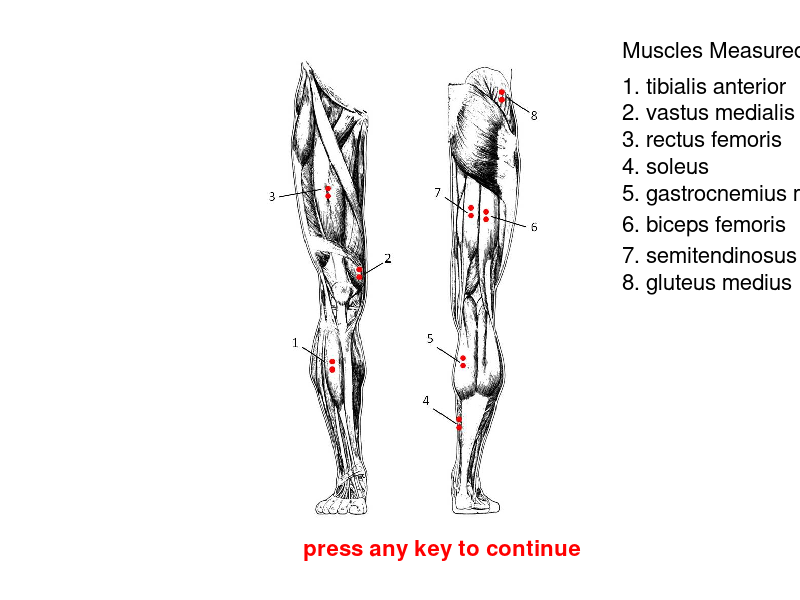

Write MATLAB code to recreate this figure.
% MATLAB in the Human Movement Sciences
% Exam
%
% Rolf van de Langenberg
%
% Start with a clean sheet:
clear all;close all;clc
%
% A well-known hypothesis in motor control is the so-called muscle synergy hypothesis.
% It states that, when performing a complex motor task (such as walking),
% we do NOT control the many muscles involved in the task individually.
% Rather, we control a relatively small number of 'muscle synergies'.
% In doing so, the number of units to be controlled (a few muscle synergies instead of many muscles)
% decreases and motor control becomes more efficient.
%
% IF motor control works in this way (a big IF!), then we should be able to somehow uncover
% the synergies that are involved in the execution of a complex motor task.
% The task we will look at today is walking.
%
% We will try to uncover the muscle synergies used in walking at preferred and fast speed
% by measuring the activity of 8 muscles (see fig1 below).

% First, we open the directory containing all exam material...
examfolder = uigetdir([],'PLEASE SELECT EXAM DIRECTORY');
cd(examfolder)

load('musclefig.mat');
fig1 = imshow(musclefig);
set(gcf, 'Position', get(0,'Screensize')); % Maximize figure

textstring = ...
    sprintf(['Muscles Measured:\n',...
    '\n',...
    '1. tibialis anterior\n',...
    '2. vastus medialis\n',...
    '3. rectus femoris\n',...
    '4. soleus\n',...
    '5. gastrocnemius medialis\n',...
    '6. biceps femoris\n',...
    '7. semitendinosus\n',...
    '8. gluteus medius\n']);

labels = text(size(musclefig,2)+50,250,textstring,'fontsize',16);
text(size(musclefig,2)/5,size(musclefig,1)+30,'press any key to continue','fontsize',16,'color','r','fontweight','bold');shg

pause

% In the data directory you will find two mat-files named walking_fast.mat and walking_preferred.mat.
% These mat-files contain the data of two walking trials: one at preferred speed and one at fast speed.
% This is the data we will work with in the exam.



%% OK then, let the exam begin!



%% Q0: I will first help you along with some familiar commands:

% Start with a clean sheet:
clear all; clc % I will leave the figure open...

% Let user open the data directory...
datafolder = uigetdir([],'SELECT DATA DIRECTORY');
% Make the data directory the current directory
cd(datafolder)

% Read data:
files2load = dir('walking_*.mat');



%% Q1: load the first file in files2load (i.e. it should be the file 'walking_fast.mat'):



%% Q2: The EMG data of the 8 muscles are hidden in a cell array.
%      Please make the matrix EMG (i.e. of data type 'double' not 'cell'), containing 8 columns: one for each muscle.

% -->  If you can't do this, please load 'fast_alternative.mat' instead, so that you can continue with the exam.



%% Q3: Create the vector 'time', which contains the time, in seconds, belonging to each sample.
%      Use the sampling frequency you find in your workspace.

% -->      If you can't do this, please load 'time_fast.mat' instead, so that you can continue with the exam.



%% Q4: Now that we have some EMG data, please demonstrate that you can preprocess them.
%      More specifically, preprocess ONLY the first column of the EMG matrix of Q2 (i.e. vastus medialis)
%      according to the following steps:

%      1. Remove the offset based on the first 0.1 seconds of the trial
%      2. Filter the data (3rd order recursive Butterworth filter)
%      3. Rectify the data
%      4. Smooth the data (window width: 0.1 seconds)
%
%      The smoothed vastus medialis (vm) EMG is all you need. Give this vector the following name: 'EMG_vm_smooth'.



%% Q4: OK, so you can preprocess data for 1 muscle.
%      Can you also make a for-loop, in which you preprocess the data of all 8 muscles in this way?
%      The smoothed EMG of all muscles is all you need. Give this matrix (many rows, 8 columns) the following name: 'EMG_smooth'.

% -->  If you can't do this, please load 'EMG_smooth.mat' instead, so that you can continue with the exam.



% In addition to this preprocessing, synergy extraction also requires that each muscle's EMG is normalised to unit variance.
% This means that all data in a single column need to be divided by the STANDARD DEVIATION of that column.



%% Q5: Please write and save the short function 'unitvariance.m', which has a single column vector as its input,
%      and that single column vector NORMALISED TO UNIT VARIANCE as its output.
%      Subsequently, use this little function to normalise each column of the matrix 'EMG_smooth' in this way. (for-loop!)
%      Give the resulting matrix the following name: 'EMG_unit'.

% -->  If you can't write this minuscule function, normalise all columns of 'EMG_smooth' without using a function.

% -->  If you can't do this either, please load 'EMG_unit.mat' instead, so that you can continue with the exam.



% Now that we have preprocessed and normalised all EMG data for this fast walking trial, we can start thinking of extracting synergies.
% We should, however, only extract synergies from the middle of the trial, where we have steady-state walking.
% The part of the trial in which we have steady-state walking is indicated in the vector 'Markers' (see workspace).
% This vector contains 8 moments in time (in seconds) at which the right foot struck the laboratory floor.
% We will extract 3 synergies from the EMG data of the 7 (steady-state) walking cycles that are enclosed by these 8 markers.



%% Q6: First, please turn all data that fall OUTSIDE these 8 markers into NaN.
%      This is not as easy as it looks, so here's a few hints:
%
%      1. First have MATLAB determine the samples in the vector 'time' that correspond to the times in seconds given in the vector 'Markers'.
%         The question is: Where is the vector 'time' equal to the i-th element in the vector Markers?
%         Use a for-loop to do this one element (of the vector 'Markers') at a time.
%
%      2. Then use these sample numbers to turn the irrelevant data in the matrix 'EMG_smooth' (from Q4) into NaNs.
%
%      Give the resulting 'NaN-ed' matrix the following name: 'EMG_relevant'.

% -->  If you can't do this, please load 'EMG_relevant.mat' instead, so that you can continue with the exam.



% One final thing we need to do before turning to the synergy extraction is that we should downsample the data somewhat.
% Otherwise, the synergy extraction, which requires an optimization procedure, might take ages to complete...



%% Q7: Downsample the EMG matrix and the time vector to 500 Hz using the built-in MATLAB function 'downsample.m'.
%      Give the resulting downsampled EMG matrix the following name: 'EMG_ds'.
%      Give the resulting downsampled time vector the following name: 'time_ds'.

% -->  If you can't do this, please load 'EMG_time_ds.mat' instead, so that you can continue with the exam.



% Finally, we are ready to do our synergy analysis!



%% Q8: Extract 3 synergies by using the function 'SynergyDC.m'.

% -->  If you can't do this, please load 'synergies_fast.mat' instead, so that you can continue with the exam.



%% Q9: And now for some plotting! Please do as many as you wish of the following:
%      1. open a new figure and plot the time vector (x) against the first column of 'EMG_unit'.
%         Make it a black dotted line by providing the following string as the third input for the plot function: '.k'
%      2. Hold the first plot and subsequently plot the downsampled time vector (x) against the first row of 'S.syn3.EMGo' (y).
%         Make it a black solid line by providing the following string as the third input for the plot function: 'k'
%      3. Plot the downsampled time vector (x) against the first row of 'S.syn3.EMGr' (y).
%         Make it a red solid line by providing the following string as the third input for the plot function: 'r'
%      4. Provide appropriate labels for both axes.
%      5. Provide a legend.
%      6. Provide an appropriate title.
%      7. Show gridlines.
%      8. Maximize figure.



% Now that we have extracted muscle synergies in fast walking based on the measurement of 8 muscles,
% we might ask whether the extracted synergies will be different for walking at preferred speed...



%% Q10: Automatically extracting synergies for multiple trials.
%       Perform the analyses in Q1-Q9 for both files contained in the variable 'files2load'.
%       Use a for-loop to do this.
%
%       This is not as easy as it looks, so here's a few hints:
%
%       1. Make sure you clear 'EMG_smooth' and 'EMG_unit' at the end of the for-loop, or else it will become a mess :)
%       2. Make sure the structure array 'S' does not get overwritten. You want to keep the synergies of both trials...





